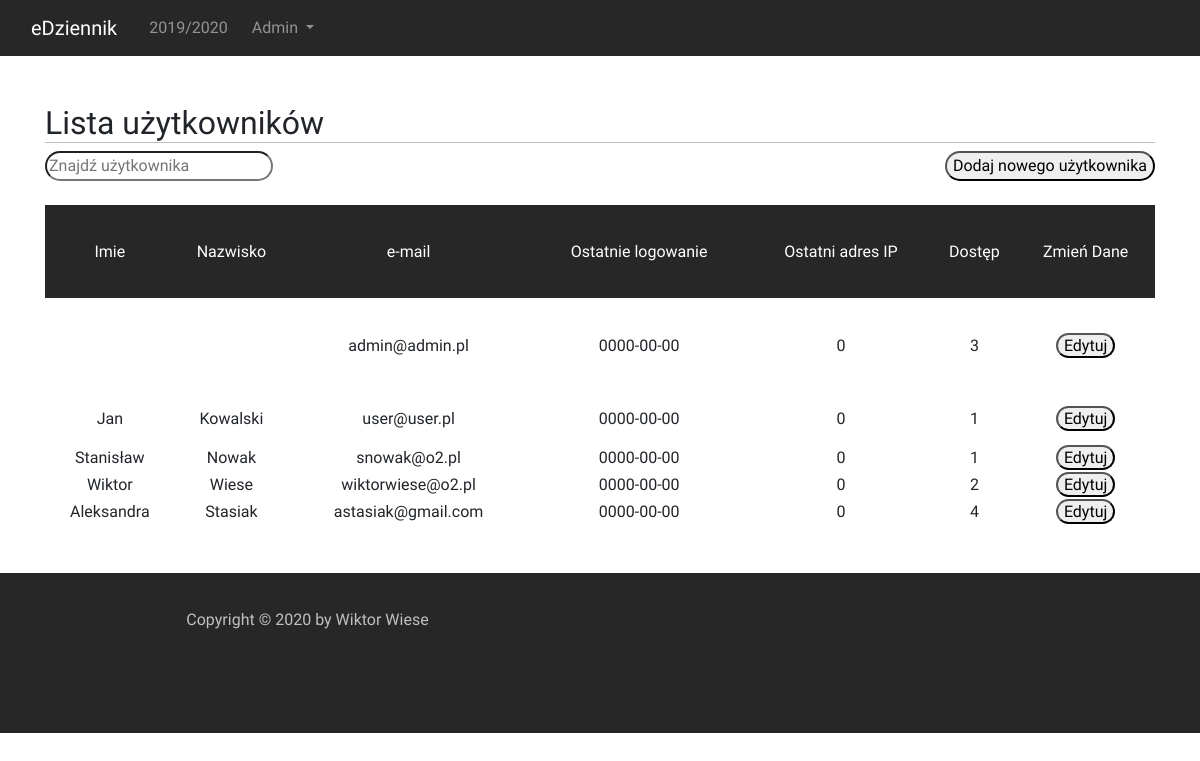
The page /index_admin.php?page=user_list (signed in) on the database as committed earlier.
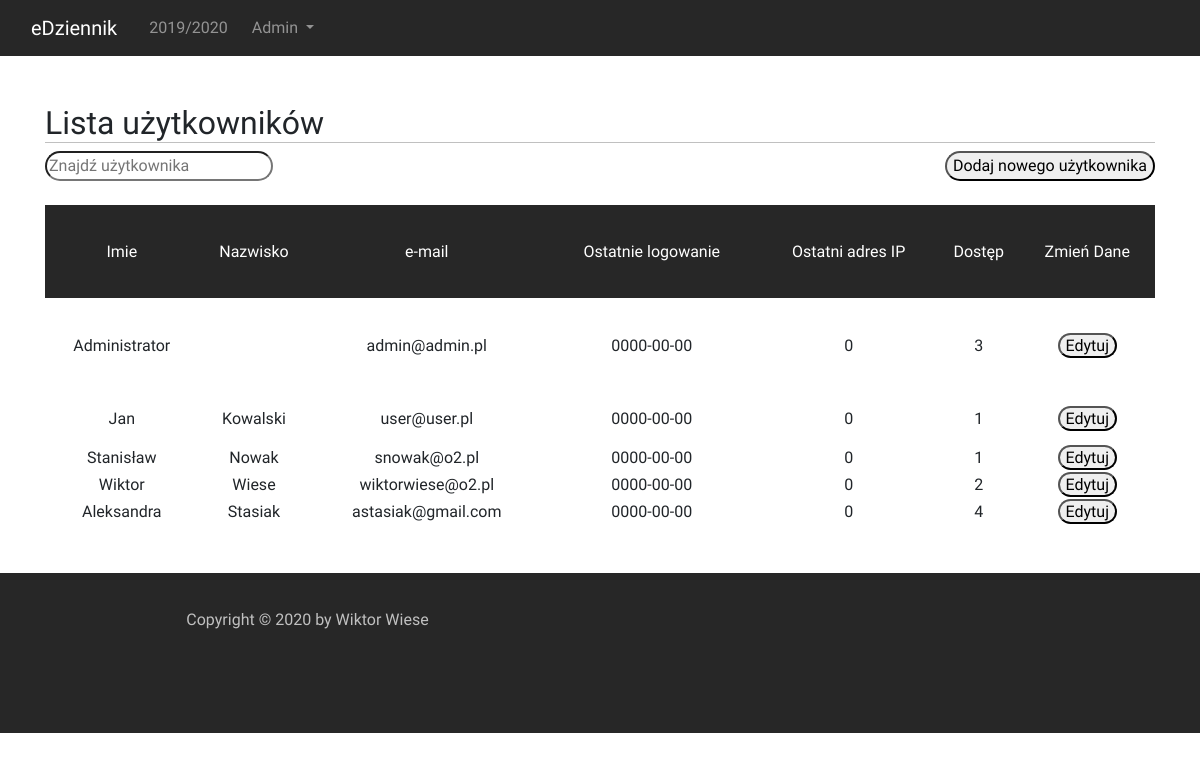
The same page on the database as committed later.
### tables this page shows
CREATE TABLE `users` (
  `id` int(11) NOT NULL,
  `user` text NOT NULL,
  `pass` text NOT NULL,
  `ip` int(11) NOT NULL,
  `last_login` date NOT NULL,
  `email` text NOT NULL,
  `access` int(11) DEFAULT NULL,
  `name` text,
  `surname` text
);

### index_admin.php (called while the page is built)
<?php
    include("./layout/header.php");
    $toInclude = isset($_GET['page']) ? $_GET['page']:"main";
    include("./pages/admin/$toInclude.php");
    include("./layout/footer.php");
?>

### pages/admin/user_list.php (the view, shortened to what this page needs)
<main>
    <?php
        require_once("scripts/php/db_connect.php");
        $connect = new mysqli($host, $db_user, $db_password, $db_name);
    ?>
    <div class="container"><br/><br/>
        <H2 class="headline">Lista użytkowników</H2>
        <div class="messages__bar__left">
            <form id="form">
                <input type="text" id="search" name="search" placeholder="Znajdź użytkownika"/>
            </form>
        </div>
        <div class="messages__bar">
            <button class="button" onClick="new_user.php">Dodaj nowego użytkownika</button></br>
        </div><br/>
        <div id="result" class="result">
            <?php
                if ($result = @$connect->query("SELECT * FROM `users`"))
                    {
                        echo "<table>
                        <tr class='main'>
                            <td>Imie</td>
                            <td>Nazwisko</td>
                            <td>e-mail</td>
                            <td>Ostatnie logowanie</td>
                            <td>Ostatni adres IP</td>
                            <td>Dostęp</td>
                            <td>Zmień Dane</td>
                        </tr>";
                        $users = $result->num_rows;
                        if($users>0)
                        {
                            while($row = $result->fetch_array())
                            {
                                echo "<tr>
                                    <td>".$row['name']."</td>
                                    <td>".$row['surname']."</td>
                                    <td>".$row['email']."</td>
                                    <td>".$row['last_login']."</td>
                                    <td>".$row['ip']."</td>
                                    <td>".$row['access']."</td>
                                    <td><button class='button'>Edytuj</button></td>
                                </tr>";
                            }
                        }
                        echo "</table>";
                    }
                ?>
        </div>
    <br/><br/></div>
</main>

### layout/header.php (shortened to what this page needs)
<html>
    <head>
        <link rel="stylesheet" type="text/css" href="./styles/style_main.css">
        <link rel="stylesheet" type="text/css" href="./styles/style_pages.css">
        <link rel="stylesheet" type="text/css" href="./styles/bootstrap/bootstrap.min.css">
    </head>
    <body>
        <header>
            <div class="col-sm-12">
                <nav class="navbar navbar-expand navbar-dark">
                    <a class="navbar-brand" href="<?php
                        if($_SESSION['access']=="3")
                        {
                            echo "index_admin.php";
                        }
                        if($_SESSION['access'] == "1")
                        {
                            echo "index_student.php";
                        }
                    ?>">eDziennik</a>
                    <span class="navbar text">
                    <?php
                        if(date("m") < "09")
                        {
                            $date = date("Y");
                            echo $date-1 ."/".$date;
                        }
                    ?>
                    </span>
                    <div class="collapse navbar-collapse">
                        <ul class="navbar-nav mr-auto">
                            <li class="nav-item dropdown">
                                <a class="nav-link dropdown-toggle" data-toggle="dropdown" role="button" aria-haspopup="true" aria-expanded="false" href="#">
                                <?php
                                    require_once('./scripts/php/header.php');
                                ?>
                                <span class="caret"></span></a>
                            </li>
                        </ul>
                    </div>
                </nav>
            </div>
        </header>

### scripts/php/header.php (shortened to what this page needs)
<?php
    if($_SESSION['access'] == '3')
    {
        echo "Admin";
    }
?>

### layout/footer.php
<footer class="footer-distributed">
    <div class="container-fluid">
        <div class="footer__left col-md-6 col-sm-12">
            <p>Copyright &copy 2020 by <a href="http://wiktorwiese.000webhostapp.com/">Wiktor Wiese</a></p>
        </div>
        <div class="footer__right col-md-6 col-sm-12">
        </div>
    </div>
</footer>

### styles/style_main.css (style rules this page uses)
body { font-family: 'Raleway', sans-serif !important; }
header { width: 100%; }
.headline { border-bottom: 1px solid silver; }

### styles/style_pages.css (style rules this page uses)
header, footer { background: #272727; }
.text { color: rgba(255,255,255,.5)!important; }
footer { height: 20%; color: silver; }
.footer__left { width: 50%; height: auto; float: left; padding-top: 3%; text-align: center; }
footer .col-sm-12 { height: 25%; }
.footer__left a { text-decoration: none; color: silver; }
.footer__right { width: 50%; height: auto; float: right; text-align: center; padding-top: 2%; font-size: 30px; text-decoration: none; }
table, tr, td { text-align: center; width: inherit; height: 40%; }
table .main { color: white !important; background: #272727 !important; }
input { border-radius: 20px; }
.button { border-radius: 20px; }
.messages__bar { text-align: right; }
.messages__bar__left { float: left; }
.result { width: 100%; }

Rows that differ between the two databases and show on the page:
changed users "admin@admin.pl": name (not shown) → "Administrator"
